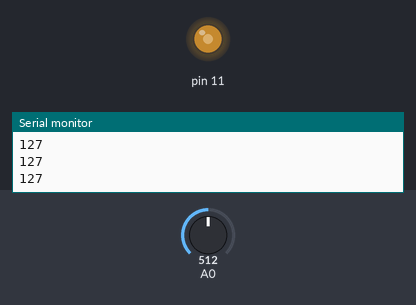
The sketch below on a simulated Arduino Uno, built with avr-gcc and run on an emulated ATmega328P. On the bench: output pins drawn as LEDs (lit = HIGH), the last lines printed to the serial monitor. The test bench sets the inputs (shaded band); at power-on: A0 = 512.

Above: at 1.2 s.
1.3 s: A0 set to 716
At 2.4 s:
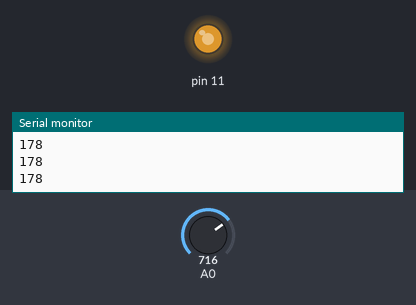
2.8 s: A0 set to 900
At 3.7 s:
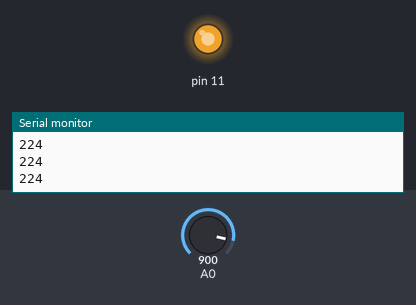
4.3 s: A0 set to 122
At 5.0 s:
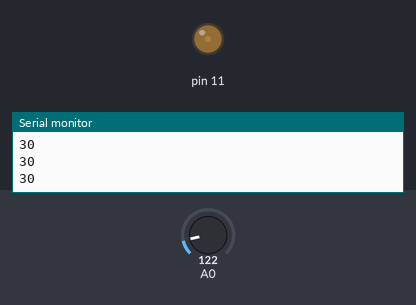
5.8 s: A0 set to 0
At 6.3 s:
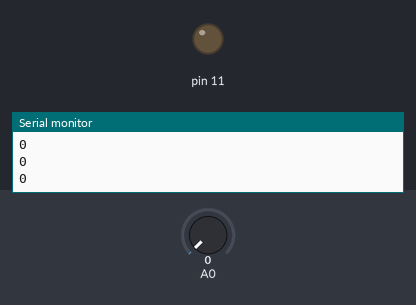
7.3 s: A0 set to 511
At 7.6 s:
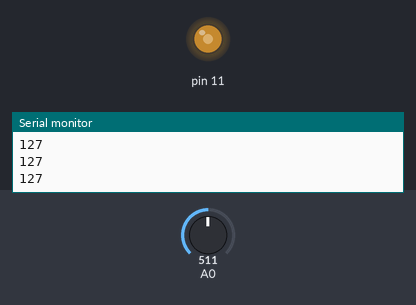
Timing chart, 0 to 9.8 s (numbered marks = the images above; inputs shaded):
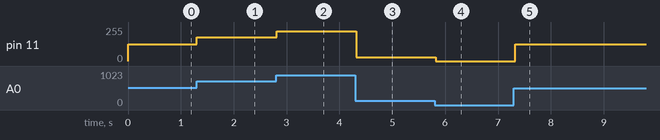

Measured:
- after the input at 1.3 s, pin 11: 127/255 → 178/255 at once
- after the input at 2.8 s, pin 11: 178/255 → 224/255 at once
- after the input at 4.3 s, pin 11: 224/255 → 30/255 at once
- after the input at 5.8 s, pin 11: 30/255 → 0/255 at once
- after the input at 7.3 s, pin 11: 0/255 → 127/255 at once

The sketch:

lab1_2.ino
```cpp
void setup() {
  // put your setup code here, to run once:
  pinMode(11 , OUTPUT);
  Serial.begin(9600);
}

void loop() {
  int potval = analogRead(A0);
  int brightness = map(potval, 0, 1023, 0, 255);
  analogWrite(11 , brightness);
  Serial.println(brightness);
  delay(100);
}
```
